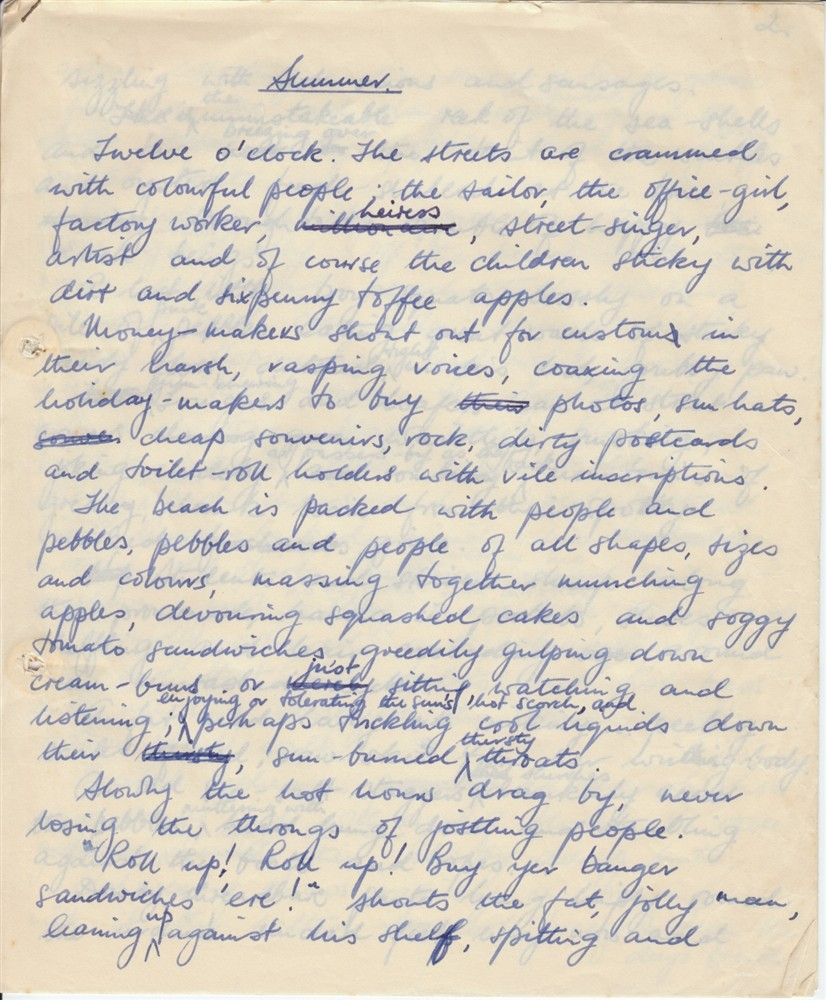
#> input picture Photos:videos/handwritting.png, 826 x 1000 px, found by its file name
$ python adaptive_threshold.py
#> lines starting #> are read from the running program, lines starting #| are printed output that depends on the picture
import cv2

image_path = '/Users/ryanmaroof/ml and dl projects/ComputerVision/Photos:videos/handwritting.png'

image = cv2.imread(image_path)
#> image is the input picture: shape (1000, 826, 3); mean B, G, R 195.3, 209.4, 217.5

gray_img=cv2.cvtColor(image,cv2.COLOR_BGR2GRAY)
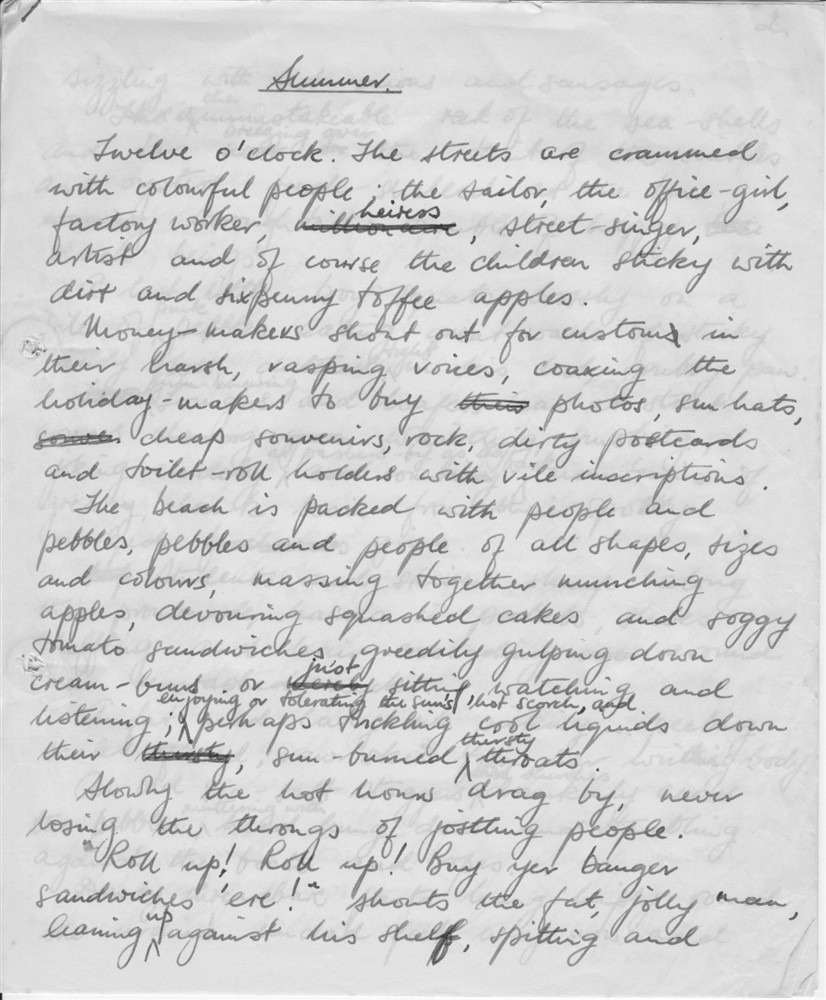
#> gray_img: shape (1000, 826); min 25, max 255, mean 210.2

ret,thresh_img = cv2.threshold(gray_img,127,255,cv2.THRESH_BINARY)
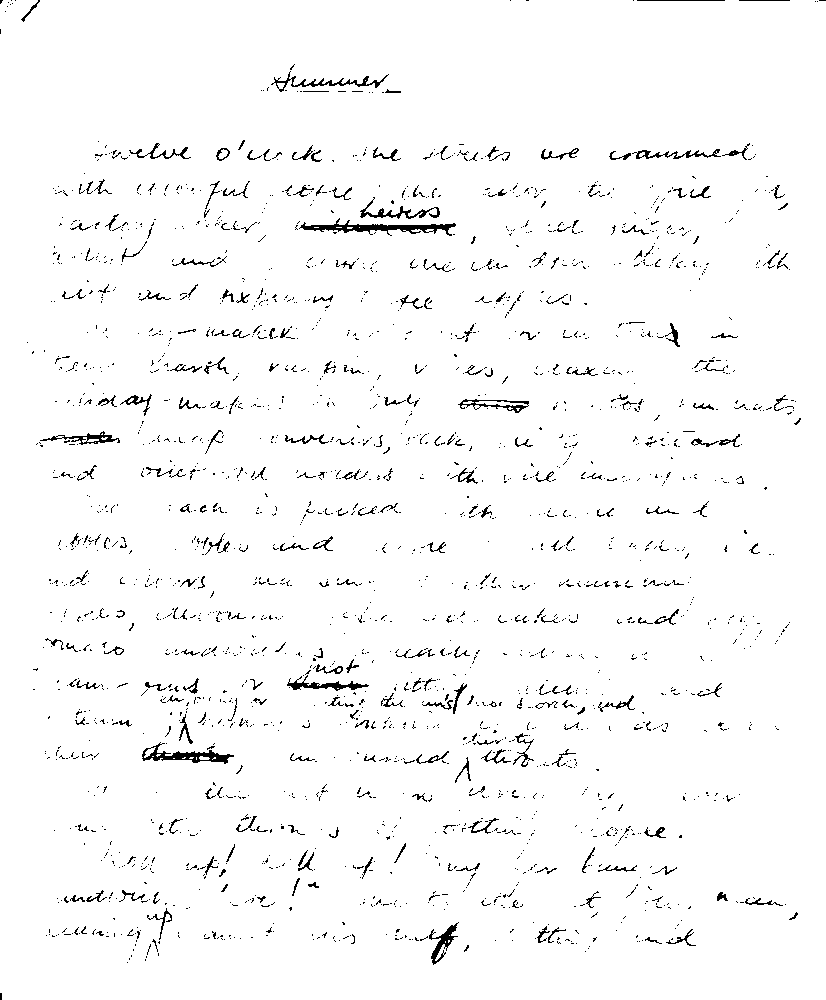
#> thresh_img: shape (1000, 826); 97.2% white; black in thin lines or dots
adaptive_thresh= cv2.adaptiveThreshold(gray_img,255,cv2.ADAPTIVE_THRESH_GAUSSIAN_C,cv2.THRESH_BINARY,17,2)
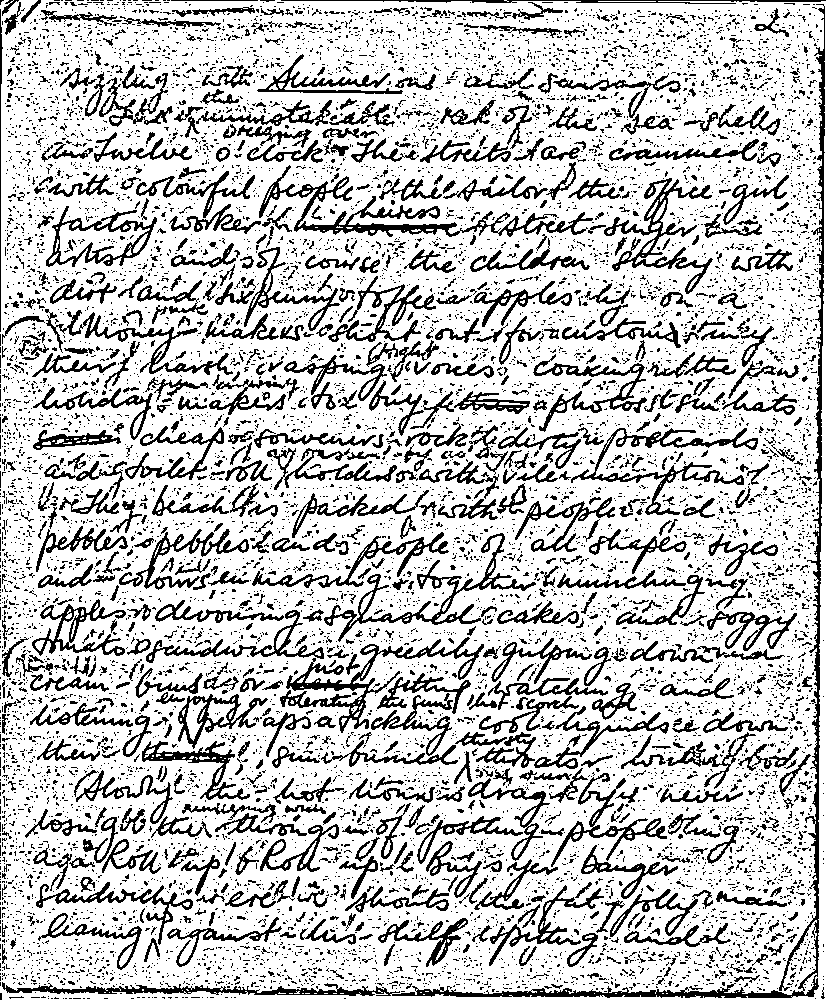
#> adaptive_thresh: shape (1000, 826); 76.8% white; black in thin lines or dots

cv2.imshow('image',image)
cv2.imshow('gray_img',gray_img)
cv2.imshow('thresh_img',thresh_img)
cv2.imshow('adaptive_thresh',adaptive_thresh)
cv2.waitKey(0)
cv2.destroyAllWindows()
